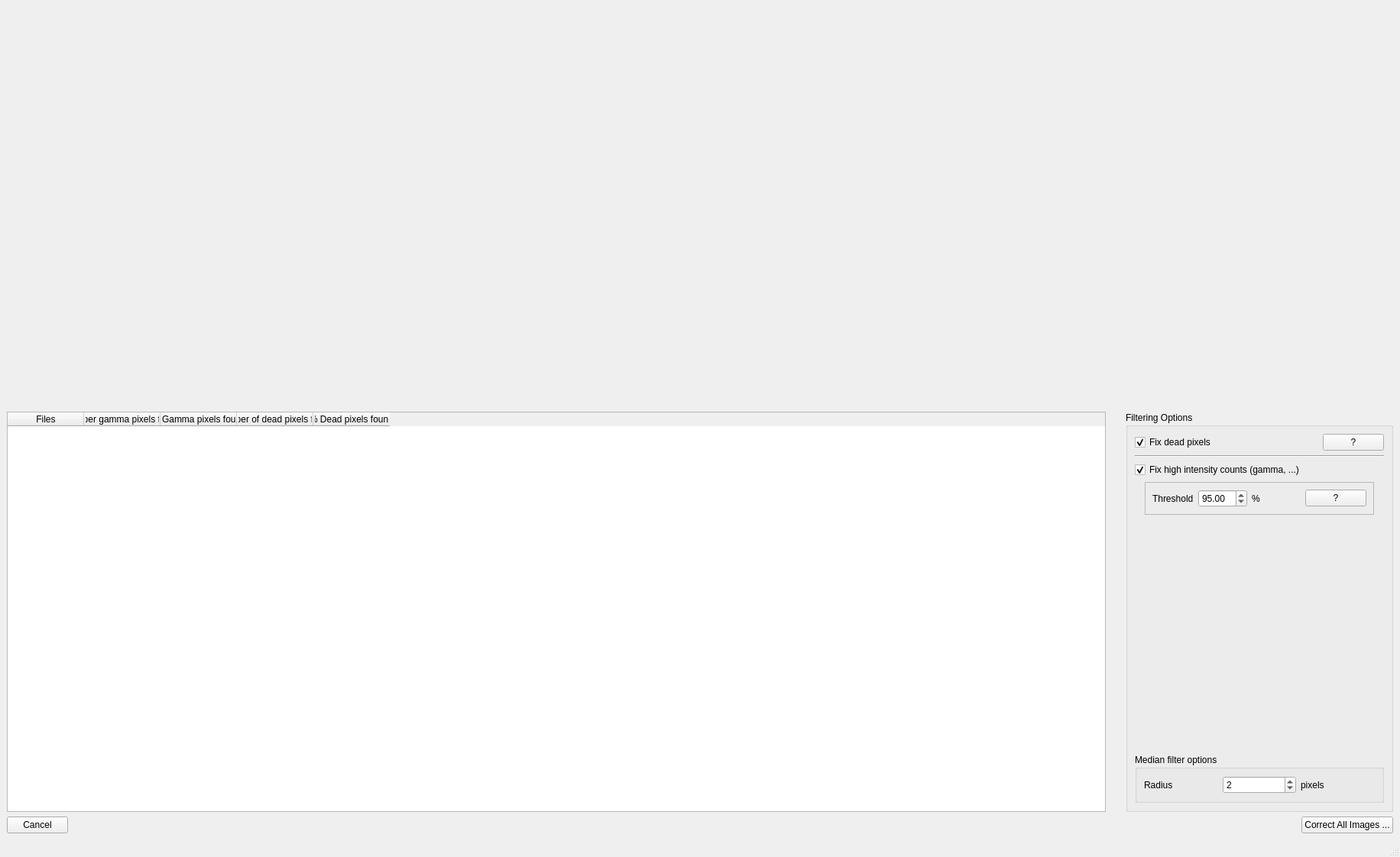
<?xml version="1.0" encoding="UTF-8"?>
<ui version="4.0">
 <class>MainWindow</class>
 <widget class="QMainWindow" name="MainWindow">
  <property name="geometry">
   <rect>
    <x>0</x>
    <y>0</y>
    <width>1832</width>
    <height>1122</height>
   </rect>
  </property>
  <property name="windowTitle">
   <string>Gamma Filtering Tool</string>
  </property>
  <widget class="QWidget" name="centralwidget">
   <layout class="QVBoxLayout" name="verticalLayout_4">
    <item>
     <widget class="QWidget" name="image_widget" native="true">
      <property name="sizePolicy">
       <sizepolicy hsizetype="Preferred" vsizetype="Expanding">
        <horstretch>0</horstretch>
        <verstretch>0</verstretch>
       </sizepolicy>
      </property>
      <property name="minimumSize">
       <size>
        <width>0</width>
        <height>0</height>
       </size>
      </property>
     </widget>
    </item>
    <item>
     <layout class="QHBoxLayout" name="horizontalLayout_3">
      <item>
       <widget class="QTableWidget" name="tableWidget">
        <property name="sizePolicy">
         <sizepolicy hsizetype="Expanding" vsizetype="Minimum">
          <horstretch>0</horstretch>
          <verstretch>0</verstretch>
         </sizepolicy>
        </property>
        <property name="minimumSize">
         <size>
          <width>0</width>
          <height>80</height>
         </size>
        </property>
        <property name="alternatingRowColors">
         <bool>true</bool>
        </property>
        <property name="selectionMode">
         <enum>QAbstractItemView::SingleSelection</enum>
        </property>
        <property name="selectionBehavior">
         <enum>QAbstractItemView::SelectRows</enum>
        </property>
        <column>
         <property name="text">
          <string>Files</string>
         </property>
        </column>
        <column>
         <property name="text">
          <string>Number gamma pixels found</string>
         </property>
        </column>
        <column>
         <property name="text">
          <string>% Gamma pixels found</string>
         </property>
        </column>
        <column>
         <property name="text">
          <string>Number of dead pixels found</string>
         </property>
        </column>
        <column>
         <property name="text">
          <string>% Dead pixels found</string>
         </property>
        </column>
       </widget>
      </item>
      <item>
       <spacer name="verticalSpacer">
        <property name="orientation">
         <enum>Qt::Vertical</enum>
        </property>
        <property name="sizeHint" stdset="0">
         <size>
          <width>20</width>
          <height>40</height>
         </size>
        </property>
       </spacer>
      </item>
      <item>
       <widget class="QGroupBox" name="groupBox">
        <property name="minimumSize">
         <size>
          <width>350</width>
          <height>0</height>
         </size>
        </property>
        <property name="maximumSize">
         <size>
          <width>350</width>
          <height>16777215</height>
         </size>
        </property>
        <property name="title">
         <string>Filtering Options</string>
        </property>
        <layout class="QVBoxLayout" name="verticalLayout">
         <item>
          <layout class="QHBoxLayout" name="horizontalLayout_7">
           <item>
            <widget class="QCheckBox" name="fix_dead_pixels_checkBox">
             <property name="text">
              <string>Fix dead pixels</string>
             </property>
             <property name="checked">
              <bool>true</bool>
             </property>
            </widget>
           </item>
           <item>
            <spacer name="horizontalSpacer_3">
             <property name="orientation">
              <enum>Qt::Horizontal</enum>
             </property>
             <property name="sizeHint" stdset="0">
              <size>
               <width>40</width>
               <height>20</height>
              </size>
             </property>
            </spacer>
           </item>
           <item>
            <widget class="QPushButton" name="pushButton_3">
             <property name="text">
              <string>?</string>
             </property>
            </widget>
           </item>
          </layout>
         </item>
         <item>
          <widget class="Line" name="line">
           <property name="orientation">
            <enum>Qt::Horizontal</enum>
           </property>
          </widget>
         </item>
         <item>
          <widget class="QCheckBox" name="fix_high_intensity_counts_checkBox">
           <property name="text">
            <string>Fix high intensity counts (gamma, ...)</string>
           </property>
           <property name="checked">
            <bool>true</bool>
           </property>
          </widget>
         </item>
         <item>
          <layout class="QHBoxLayout" name="horizontalLayout_5">
           <item>
            <widget class="QFrame" name="median_thresholding_frame">
             <property name="minimumSize">
              <size>
               <width>300</width>
               <height>0</height>
              </size>
             </property>
             <property name="maximumSize">
              <size>
               <width>300</width>
               <height>16777215</height>
              </size>
             </property>
             <property name="frameShape">
              <enum>QFrame::StyledPanel</enum>
             </property>
             <property name="frameShadow">
              <enum>QFrame::Raised</enum>
             </property>
             <layout class="QHBoxLayout" name="horizontalLayout_6">
              <item>
               <widget class="QLabel" name="label_5">
                <property name="text">
                 <string>Threshold</string>
                </property>
               </widget>
              </item>
              <item>
               <widget class="QDoubleSpinBox" name="filtering_coefficient_value_2">
                <property name="decimals">
                 <number>2</number>
                </property>
                <property name="maximum">
                 <double>100.000000000000000</double>
                </property>
                <property name="singleStep">
                 <double>1.000000000000000</double>
                </property>
                <property name="value">
                 <double>95.000000000000000</double>
                </property>
               </widget>
              </item>
              <item>
               <widget class="QLabel" name="label_6">
                <property name="text">
                 <string>%</string>
                </property>
               </widget>
              </item>
              <item>
               <spacer name="horizontalSpacer_4">
                <property name="orientation">
                 <enum>Qt::Horizontal</enum>
                </property>
                <property name="sizeHint" stdset="0">
                 <size>
                  <width>40</width>
                  <height>20</height>
                 </size>
                </property>
               </spacer>
              </item>
              <item>
               <widget class="QPushButton" name="pushButton_2">
                <property name="text">
                 <string>?</string>
                </property>
               </widget>
              </item>
             </layout>
            </widget>
           </item>
          </layout>
         </item>
         <item>
          <spacer name="verticalSpacer_2">
           <property name="orientation">
            <enum>Qt::Vertical</enum>
           </property>
           <property name="sizeHint" stdset="0">
            <size>
             <width>20</width>
             <height>40</height>
            </size>
           </property>
          </spacer>
         </item>
         <item>
          <widget class="QGroupBox" name="groupBox_2">
           <property name="title">
            <string>Median filter options</string>
           </property>
           <layout class="QHBoxLayout" name="horizontalLayout_8">
            <item>
             <widget class="QLabel" name="label_2">
              <property name="text">
               <string>Radius</string>
              </property>
             </widget>
            </item>
            <item>
             <widget class="QSpinBox" name="median_filter_radius_spinBox">
              <property name="minimum">
               <number>1</number>
              </property>
              <property name="value">
               <number>2</number>
              </property>
             </widget>
            </item>
            <item>
             <widget class="QLabel" name="label_4">
              <property name="text">
               <string>pixels</string>
              </property>
             </widget>
            </item>
           </layout>
          </widget>
         </item>
        </layout>
       </widget>
      </item>
     </layout>
    </item>
    <item>
     <layout class="QHBoxLayout" name="horizontalLayout">
      <item>
       <widget class="QPushButton" name="cancel_button">
        <property name="text">
         <string>Cancel</string>
        </property>
       </widget>
      </item>
      <item>
       <spacer name="horizontalSpacer">
        <property name="orientation">
         <enum>Qt::Horizontal</enum>
        </property>
        <property name="sizeHint" stdset="0">
         <size>
          <width>40</width>
          <height>20</height>
         </size>
        </property>
       </spacer>
      </item>
      <item>
       <widget class="QPushButton" name="correct_all_images">
        <property name="text">
         <string>Correct All Images ...</string>
        </property>
       </widget>
      </item>
     </layout>
    </item>
   </layout>
  </widget>
  <widget class="QMenuBar" name="menubar">
   <property name="geometry">
    <rect>
     <x>0</x>
     <y>0</y>
     <width>1832</width>
     <height>24</height>
    </rect>
   </property>
  </widget>
  <widget class="QStatusBar" name="statusbar"/>
 </widget>
 <resources/>
 <connections>
  <connection>
   <sender>cancel_button</sender>
   <signal>clicked()</signal>
   <receiver>MainWindow</receiver>
   <slot>cancel_clicked()</slot>
   <hints>
    <hint type="sourcelabel">
     <x>84</x>
     <y>1062</y>
    </hint>
    <hint type="destinationlabel">
     <x>179</x>
     <y>478</y>
    </hint>
   </hints>
  </connection>
  <connection>
   <sender>correct_all_images</sender>
   <signal>clicked()</signal>
   <receiver>MainWindow</receiver>
   <slot>correct_all_images_clicked()</slot>
   <hints>
    <hint type="sourcelabel">
     <x>1803</x>
     <y>1088</y>
    </hint>
    <hint type="destinationlabel">
     <x>552</x>
     <y>492</y>
    </hint>
   </hints>
  </connection>
  <connection>
   <sender>tableWidget</sender>
   <signal>itemSelectionChanged()</signal>
   <receiver>MainWindow</receiver>
   <slot>table_selection_changed()</slot>
   <hints>
    <hint type="sourcelabel">
     <x>563</x>
     <y>826</y>
    </hint>
    <hint type="destinationlabel">
     <x>1459</x>
     <y>925</y>
    </hint>
   </hints>
  </connection>
  <connection>
   <sender>fix_high_intensity_counts_checkBox</sender>
   <signal>clicked()</signal>
   <receiver>MainWindow</receiver>
   <slot>algorithm_changed()</slot>
   <hints>
    <hint type="sourcelabel">
     <x>1812</x>
     <y>653</y>
    </hint>
    <hint type="destinationlabel">
     <x>1827</x>
     <y>688</y>
    </hint>
   </hints>
  </connection>
  <connection>
   <sender>fix_dead_pixels_checkBox</sender>
   <signal>clicked()</signal>
   <receiver>MainWindow</receiver>
   <slot>algorithm_changed()</slot>
   <hints>
    <hint type="sourcelabel">
     <x>1540</x>
     <y>588</y>
    </hint>
    <hint type="destinationlabel">
     <x>1827</x>
     <y>597</y>
    </hint>
   </hints>
  </connection>
  <connection>
   <sender>median_filter_radius_spinBox</sender>
   <signal>editingFinished()</signal>
   <receiver>MainWindow</receiver>
   <slot>algorithm_changed()</slot>
   <hints>
    <hint type="sourcelabel">
     <x>1687</x>
     <y>1015</y>
    </hint>
    <hint type="destinationlabel">
     <x>1827</x>
     <y>976</y>
    </hint>
   </hints>
  </connection>
  <connection>
   <sender>filtering_coefficient_value_2</sender>
   <signal>editingFinished()</signal>
   <receiver>MainWindow</receiver>
   <slot>algorithm_changed()</slot>
   <hints>
    <hint type="sourcelabel">
     <x>1649</x>
     <y>697</y>
    </hint>
    <hint type="destinationlabel">
     <x>1831</x>
     <y>742</y>
    </hint>
   </hints>
  </connection>
  <connection>
   <sender>pushButton_3</sender>
   <signal>clicked()</signal>
   <receiver>MainWindow</receiver>
   <slot>help_clicked()</slot>
   <hints>
    <hint type="sourcelabel">
     <x>1779</x>
     <y>595</y>
    </hint>
    <hint type="destinationlabel">
     <x>1825</x>
     <y>545</y>
    </hint>
   </hints>
  </connection>
  <connection>
   <sender>pushButton_2</sender>
   <signal>clicked()</signal>
   <receiver>MainWindow</receiver>
   <slot>help_clicked()</slot>
   <hints>
    <hint type="sourcelabel">
     <x>1756</x>
     <y>682</y>
    </hint>
    <hint type="destinationlabel">
     <x>1827</x>
     <y>794</y>
    </hint>
   </hints>
  </connection>
 </connections>
 <slots>
  <slot>cancel_clicked()</slot>
  <slot>correct_all_images_clicked()</slot>
  <slot>circle_center_changed()</slot>
  <slot>sector_radio_button_changed()</slot>
  <slot>sector_changed()</slot>
  <slot>guide_color_changed()</slot>
  <slot>grid_size_changed()</slot>
  <slot>slider_moved()</slot>
  <slot>slider_clicked()</slot>
  <slot>filtering_coefficient_changed()</slot>
  <slot>algorithm_changed()</slot>
  <slot>table_selection_changed()</slot>
  <slot>help_clicked()</slot>
 </slots>
</ui>
